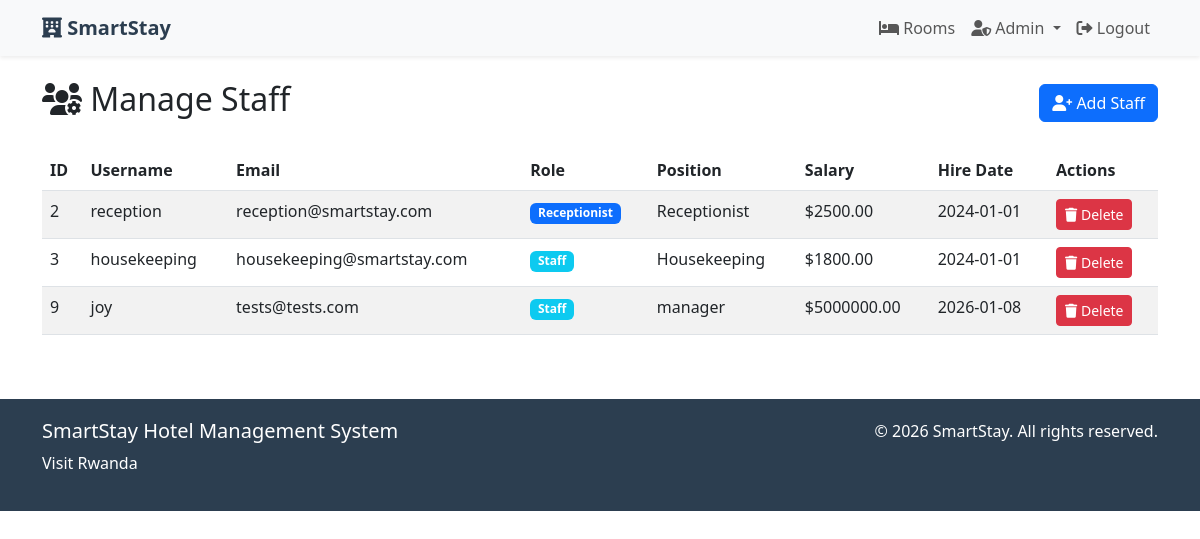
Screenshot of /manage_staff (signed in) with the database file from the repository.
### tables this page shows
CREATE TABLE users (
                user_id INTEGER PRIMARY KEY AUTOINCREMENT,
                username TEXT UNIQUE NOT NULL,
                email TEXT UNIQUE NOT NULL,
                password TEXT NOT NULL,
                role TEXT NOT NULL,
                phone TEXT,
                position TEXT,
                salary REAL,
                hire_date TEXT,
                loyalty_points INTEGER DEFAULT 0
            );

### app.py (the view)
@app.route('/manage_staff')
@login_required
def manage_staff():
    if session.get('role') != 'admin':
        return redirect(url_for('index'))
    conn = get_db_connection()
    cursor = conn.cursor()
    cursor.execute('SELECT * FROM users WHERE role IN ("staff", "receptionist")')
    staff_data = cursor.fetchall()
    conn.close()
    return render_template('manage_staff.html', staff=staff_data)

### app.py (called while the page is built)
def get_db_connection():
    return db_manager.get_connection()

def login_required(f):
    from functools import wraps
    @wraps(f)
    def decorated_function(*args, **kwargs):
        if 'user_id' not in session:
            return redirect(url_for('login'))
        return f(*args, **kwargs)
    return decorated_function

### models.py (called while the page is built)
    def get_connection(self):
        return sqlite3.connect(self.db_path)

### templates/manage_staff.html (shortened to what this page needs)
{% extends "base.html" %}
{% block content %}
<div class="container mt-4">
    <div class="d-flex justify-content-between align-items-center mb-4">
        <h2><i class="fas fa-users-cog"></i> Manage Staff</h2>
        <a href="{{ url_for('add_staff') }}" class="btn btn-primary">
            <i class="fas fa-user-plus"></i> Add Staff
        </a>
    </div>
    {% if staff %}
        <div class="table-responsive">
            <table class="table table-striped">
                <thead>
                    <tr>
                        <th>ID</th>
                        <th>Username</th>
                        <th>Email</th>
                        <th>Role</th>
                        <th>Position</th>
                        <th>Salary</th>
                        <th>Hire Date</th>
                        <th>Actions</th>
                    </tr>
                </thead>
                <tbody>
                    {% for member in staff %}
                        <tr>
                            <td>{{ member[0] }}</td>
                            <td>{{ member[1] }}</td>
                            <td>{{ member[2] }}</td>
                            <td>
                                {% if member[4] == 'staff' %}
                                    <span class="badge bg-info">Staff</span>
                                {% elif member[4] == 'receptionist' %}
                                    <span class="badge bg-primary">Receptionist</span>
                                {% endif %}
                            </td>
                            <td>{{ member[6] or '-' }}</td>
                            <td>${{ "%.2f"|format(member[7] or 0) }}</td>
                            <td>{{ member[8] or '-' }}</td>
                            <td>
                                <a href="{{ url_for('delete_staff', user_id=member[0]) }}"
                                   class="btn btn-sm btn-danger"
                                   onclick="return confirm('Are you sure you want to delete this staff member?')">
                                    <i class="fas fa-trash"></i> Delete
                                </a>
                            </td>
                        </tr>
                    {% endfor %}
                </tbody>
            </table>
        </div>
    {% else %}
        <div class="alert alert-info">
            <i class="fas fa-info-circle"></i> No staff members found.
            <a href="{{ url_for('add_staff') }}" class="alert-link">Add your first staff member</a>.
        </div>
    {% endif %}
</div>
{% endblock %}

### rows the page displays
users: user_id "2", username "reception", email "reception@smartstay.com", role "Receptionist", position "Receptionist", salary "2500.00", hire_date "2024-01-01"
users: user_id "3", username "housekeeping", email "housekeeping@smartstay.com", role "Staff", position "Housekeeping", salary "1800.00", hire_date "2024-01-01"
users: user_id "9", username "joy", email "tests@tests.com", role "Staff", position "manager", salary "5000000.00", hire_date "2026-01-08"
